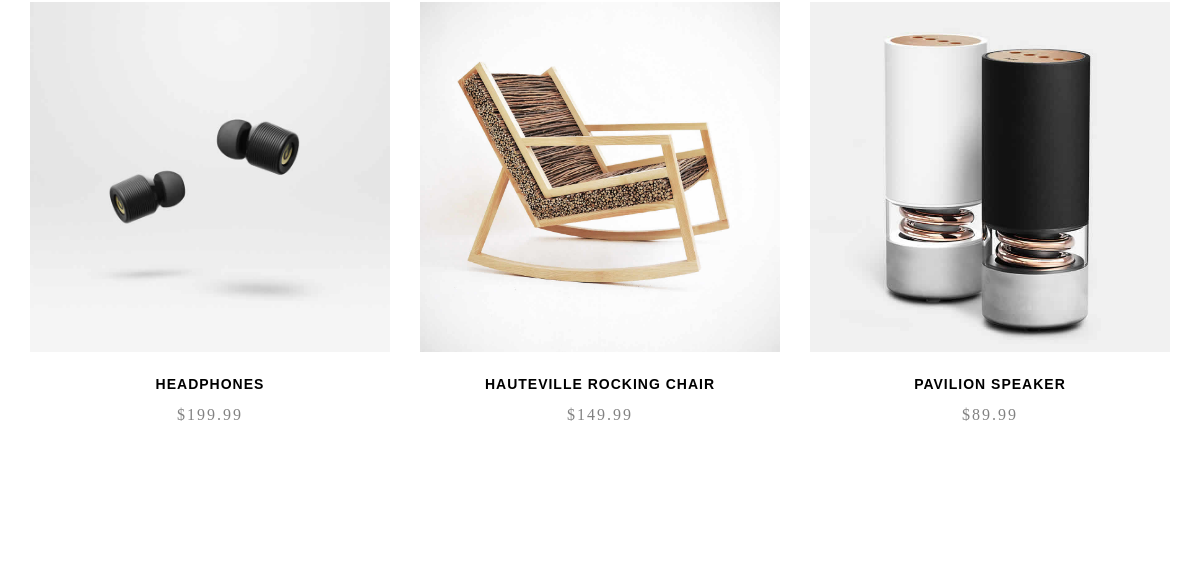
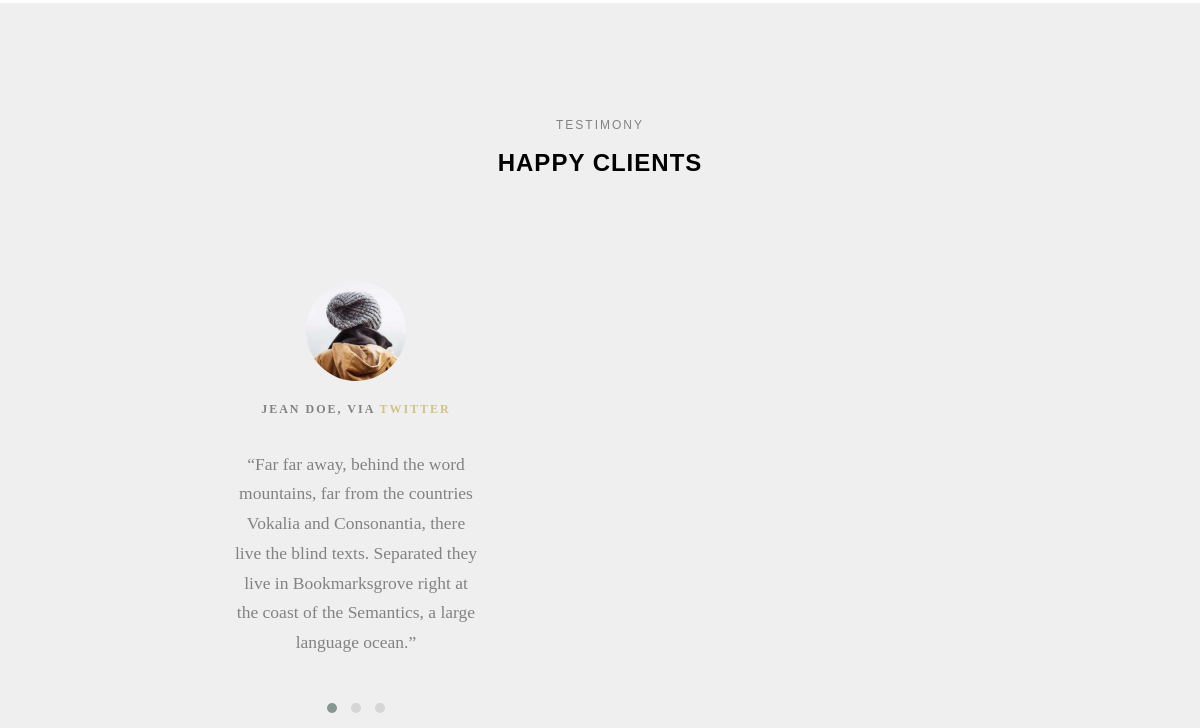
The app's page / (middle part), older data (2 pictures, top to bottom).
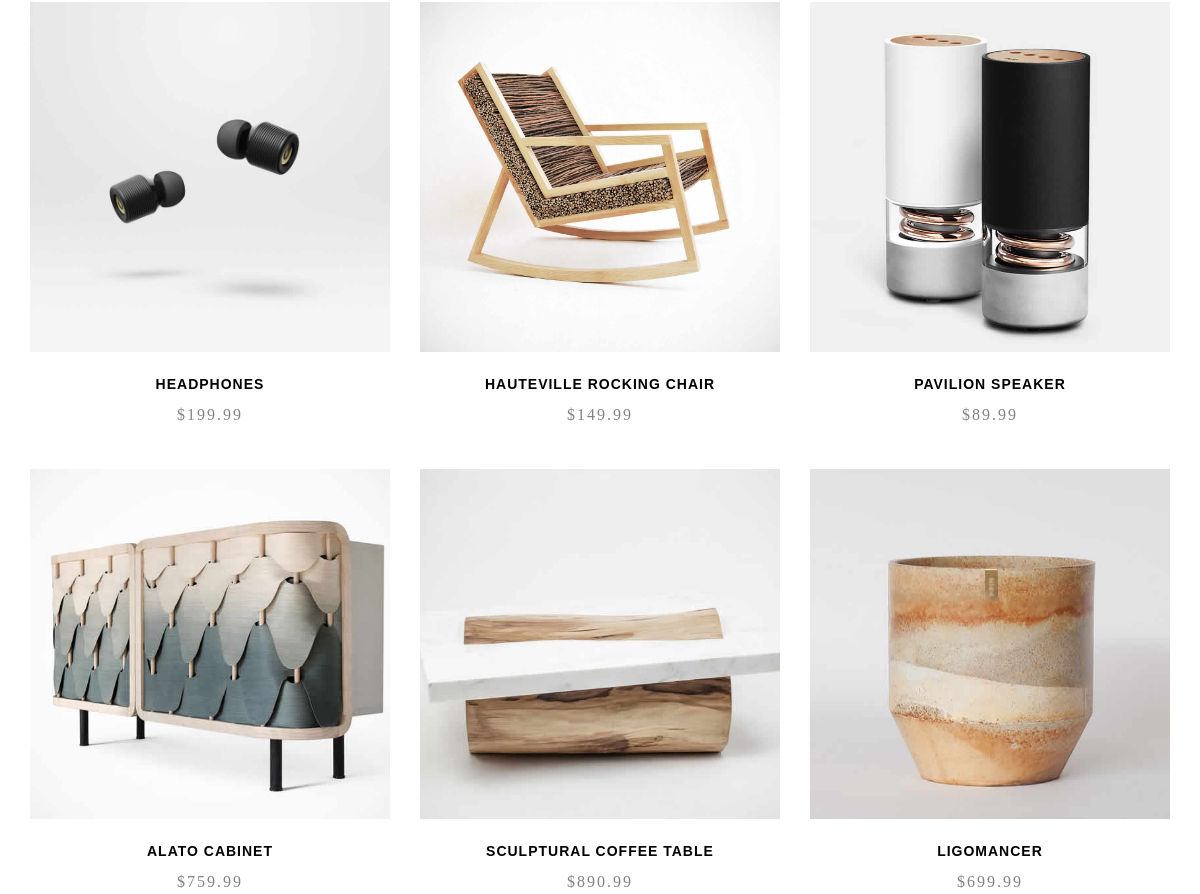
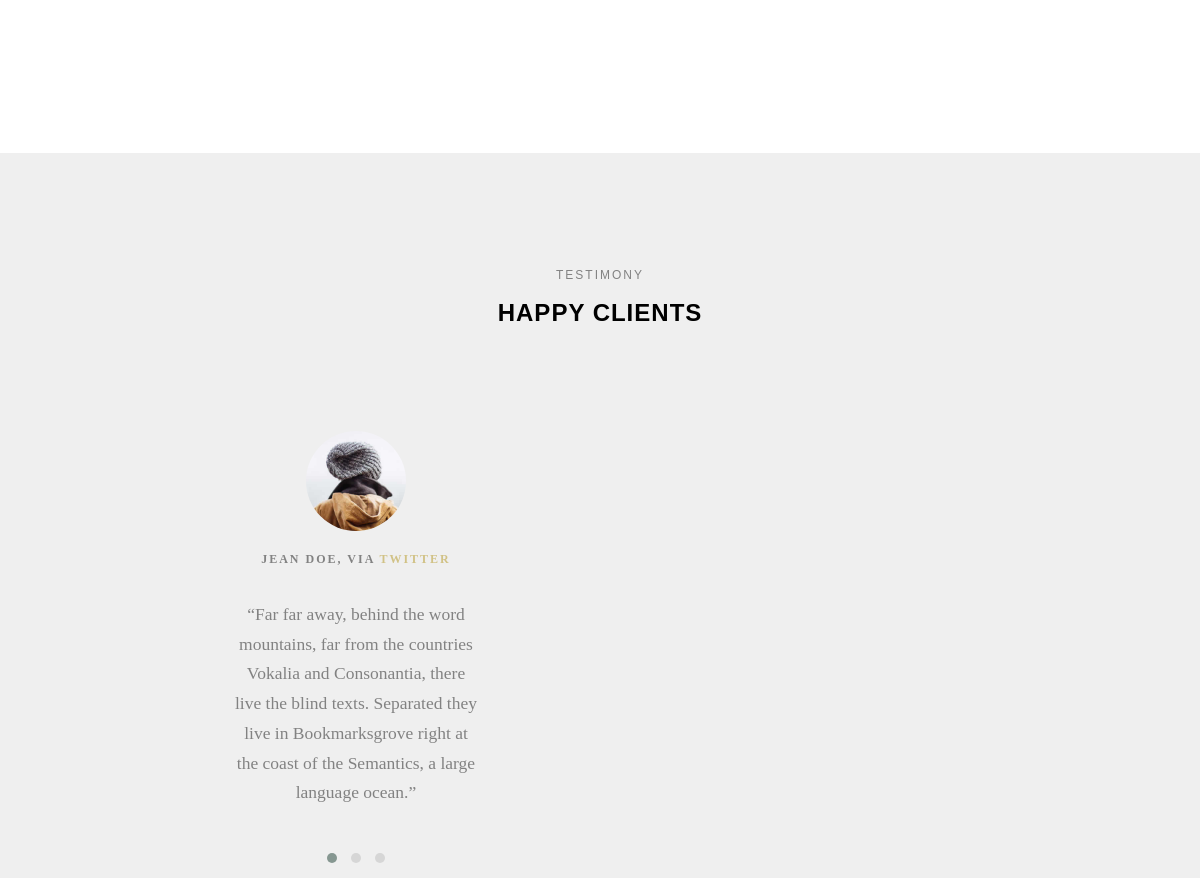
The same page, newer data (2 pictures, top to bottom).
### Main/models.py (models this page shows, shortened)
class Product(models.Model):
    title = models.CharField(max_length=50)
    price = models.DecimalField(max_digits=7, decimal_places=2)
    text = models.TextField(max_length=1000)
    image = models.ImageField(null=True, blank=True)
    @property
    def imageURL(self):
        try:
            url = self.image.url
        except:
            url = ''
        return url

### Main/views.py (the view)
# urls.py: path('',views.home,name='home'),
def home(request):
    products = Product.objects.all()[:3]
    products_main = Product.objects.all()
    if request.user.is_authenticated:
        cart_objects = Cart.objects.filter(user_id=request.user)
        quantity_objects = len(cart_objects)
        context = {
        'preview_objects':products,
        'products':products_main,
        'quant':quantity_objects,
        }
    else:
        context = {
        'preview_objects':products,
        'products':products_main,
        }
    return render(request,'Main/index.html',context)

### templates/Main/index.html (shortened to what this page needs)
{% extends 'Main/base.html' %}
{% load static %}
	{% block body %}
	<div id="page">
	<div id="fh5co-product">
		<div class="container">
			<div class="row">
				{% for product in products %}
				<div class="col-md-4 text-center animate-box">
					<div class="product">
						<div class="product-grid" style="background-image:url({{ product.imageURL }});">
						</div>
						<div class="desc">
							<h3><a href="{% url 'single' product.id %}">{{ product.title }}</a></h3>
							<span class="price">${{ product.price}}</span>
						</div>
					</div>
				</div>
				{% endfor %}
			</div>
		</div>
	</div>
	<div id="fh5co-testimonial" class="fh5co-bg-section">
		<div class="container">
			<div class="row animate-box">
				<div class="col-md-8 col-md-offset-2 text-center fh5co-heading">
					<span>Testimony</span>
					<h2>Happy Clients</h2>
				</div>
			</div>
			<div class="row">
				<div class="col-md-10 col-md-offset-1">
					<div class="row animate-box">
						<div class="owl-carousel owl-carousel-fullwidth">
							<div class="item">
								<div class="testimony-slide active text-center">
									<figure>
										<img src="{% static 'Main/img/person1.jpg' %}" alt="user">
									</figure>
									<span>Jean Doe, via <a href="#" class="twitter">Twitter</a></span>
									<blockquote>
										<p>&ldquo;Far far away, behind the word mountains, far from the countries Vokalia and Consonantia, there live the blind texts. Separated they live in Bookmarksgrove right at the coast of the Semantics, a large language ocean.&rdquo;</p>
									</blockquote>
								</div>
							</div>
						</div>
					</div>
				</div>
			</div>
		</div>
	</div>
	</div>
{% endblock %}

### templates/Main/base.html (shortened to what this page needs)
{% load static %}
<!DOCTYPE HTML>
<html>
	<head>
	<link rel="stylesheet" href="{% static 'Main/css/animate.css' %}">
	<link rel="stylesheet" href="{% static 'Main/css/icomoon.css' %}">
	<link rel="stylesheet" href="{% static 'Main/css/bootstrap.css' %}">
	<link rel="stylesheet" href="{% static 'Main/css/flexslider.css' %}">
	<link rel="stylesheet" href="{% static 'Main/css/owl.carousel.min.css' %}">
	<link rel="stylesheet" href="{% static 'Main/css/owl.theme.default.min.css' %}">
 	<link rel="stylesheet" href="{% static 'Main/css/style.css' %}">
    <link rel="stylesheet" href="{% static 'Authenticate/css/style.css' %}">
	</head>
<body>
    {% block body %}
    {% endblock %}
</body>
    </html>

### static/Main/css/style.css (style rules this page uses)
body { font-family: "Playfair Display", serif; font-weight: 400; font-size: 16px; line-height: 1.7; color: #828282; background: #fff; }
#page { position: relative; overflow-x: hidden; width: 100%; height: 100%; -webkit-transition: 0.5s; -o-transition: 0.5s; transition: 0.5s; }
a { color: #d1c286; -webkit-transition: 0.5s; -o-transition: 0.5s; transition: 0.5s; }
p { margin-bottom: 20px; }
h1, h2, h3, h4, h5, h6, figure { color: #000; font-family: "Montserrat", Arial, sans-serif; font-weight: 400; margin: 0 0 20px 0; }
.fh5co-bg-section { background: rgba(0, 0, 0, 0.05); }
#fh5co-services, #fh5co-started, #fh5co-testimonial, #fh5co-started, #fh5co-product, #fh5co-about, #fh5co-contact, #fh5co-footer { padding: 7em 0; clear: both; }
.product { margin-bottom: 40px; }
.product .product-grid { background-size: cover; background-position: top center; background-repeat: no-repeat; position: relative; height: 350px; margin-bottom: 20px; -webkit-transition: 0.3s; -o-transition: 0.3s; transition: 0.3s; }
.product .desc h3 { font-size: 14px; letter-spacing: 1px; text-transform: uppercase; margin-bottom: 5px; font-weight: bold; line-height: 24px; }
.product .desc h3 a { color: #000; }
.product .desc .price { letter-spacing: 2px; text-transform: uppercase; }
.fh5co-heading { margin-bottom: 5em; }
.fh5co-heading h2 { font-size: 24px; margin-bottom: 20px; line-height: 1.5; font-weight: bold; text-transform: uppercase; letter-spacing: 1px; color: #000; }
.fh5co-heading span { display: block; margin-bottom: 10px; text-transform: uppercase; font-size: 12px; letter-spacing: 2px; font-family: "Montserrat", Arial, sans-serif; }
#fh5co-testimonial { background: #efefef; }
#fh5co-testimonial .testimony-slide { text-align: center; }
#fh5co-testimonial .testimony-slide span { font-size: 12px; text-transform: uppercase; letter-spacing: 2px; font-weight: 700; display: block; }
#fh5co-testimonial .testimony-slide figure { margin-bottom: 10px; display: -moz-inline-stack; display: inline-block; zoom: 1; *display: inline; }
#fh5co-testimonial .testimony-slide figure img { width: 100px; -webkit-border-radius: 50%; -moz-border-radius: 50%; -ms-border-radius: 50%; border-radius: 50%; }
#fh5co-testimonial .testimony-slide blockquote { border: none; margin: 30px auto; width: 50%; position: relative; padding: 0; }

Row changes from the older to the newer data that the page shows:
added Product: imageURL (picture), title "ALATO CABINET", price "759.99"
added Product: imageURL (picture), title "SCULPTURAL COFFEE TABLE", price "890.99"
added Product: imageURL (picture), title "LIGOMANCER", price "699.99"
